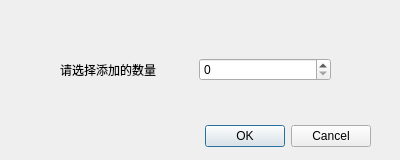
<?xml version="1.0" encoding="UTF-8"?>
<ui version="4.0">
 <class>AddToCartView</class>
 <widget class="QDialog" name="AddToCartView">
  <property name="geometry">
   <rect>
    <x>0</x>
    <y>0</y>
    <width>400</width>
    <height>160</height>
   </rect>
  </property>
  <property name="windowTitle">
   <string>Dialog</string>
  </property>
  <widget class="QDialogButtonBox" name="buttonBox">
   <property name="geometry">
    <rect>
     <x>30</x>
     <y>120</y>
     <width>341</width>
     <height>32</height>
    </rect>
   </property>
   <property name="orientation">
    <enum>Qt::Horizontal</enum>
   </property>
   <property name="standardButtons">
    <set>QDialogButtonBox::Cancel|QDialogButtonBox::Ok</set>
   </property>
  </widget>
  <widget class="QWidget" name="horizontalLayoutWidget">
   <property name="geometry">
    <rect>
     <x>60</x>
     <y>30</y>
     <width>271</width>
     <height>80</height>
    </rect>
   </property>
   <layout class="QHBoxLayout" name="horizontalLayout">
    <item>
     <widget class="QLabel" name="label">
      <property name="text">
       <string>请选择添加的数量</string>
      </property>
     </widget>
    </item>
    <item>
     <widget class="QSpinBox" name="addNumSpinBox"/>
    </item>
   </layout>
  </widget>
 </widget>
 <resources/>
 <connections>
  <connection>
   <sender>buttonBox</sender>
   <signal>accepted()</signal>
   <receiver>AddToCartView</receiver>
   <slot>accept()</slot>
   <hints>
    <hint type="sourcelabel">
     <x>248</x>
     <y>134</y>
    </hint>
    <hint type="destinationlabel">
     <x>157</x>
     <y>159</y>
    </hint>
   </hints>
  </connection>
  <connection>
   <sender>buttonBox</sender>
   <signal>rejected()</signal>
   <receiver>AddToCartView</receiver>
   <slot>reject()</slot>
   <hints>
    <hint type="sourcelabel">
     <x>316</x>
     <y>140</y>
    </hint>
    <hint type="destinationlabel">
     <x>286</x>
     <y>159</y>
    </hint>
   </hints>
  </connection>
 </connections>
</ui>
